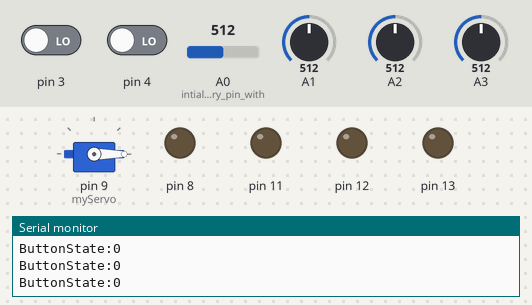
Simulated run of this sketch. Board: Arduino Uno, built with avr-gcc and run on an emulated ATmega328P. Shown: servo, output pins drawn as LEDs (lit = HIGH), the last lines printed to the serial monitor. The inputs (shaded band) are chosen by the test bench; at power-on: pin 3 LOW, pin 4 LOW, A0 (intialzing_every_pin_with) = 512, A1 = 512, A2 = 512, A3 = 512.

Above: at 0.8 s.
0.9 s: pin 3 driven HIGH
2.4 s: pin 4 driven HIGH
At 3.4 s:
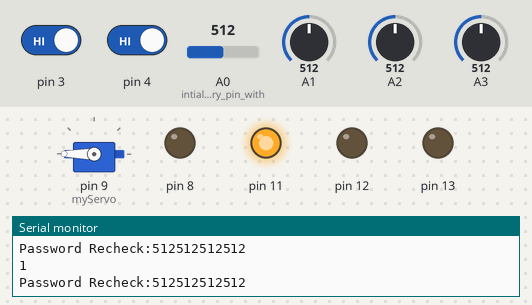
3.9 s: A0 (intialzing_every_pin_with) set to 716
At 4.3 s:
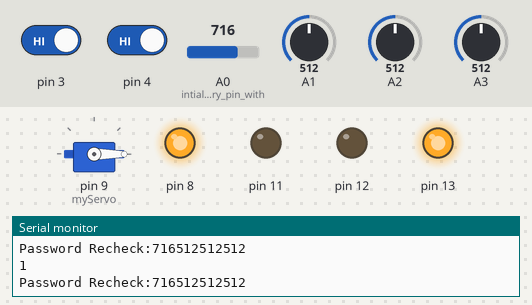
5.4 s: A1 set to 109
6.9 s: A1 set to 94
Timing chart, 0 to 9.4 s (numbered marks = the images above; inputs shaded):
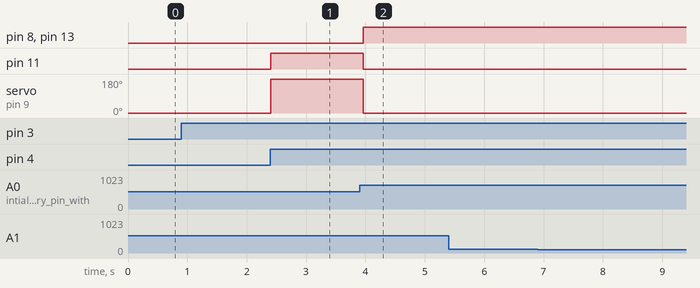

Measured:
- after the input at 2.4 s, pin 11: LOW → HIGH at once; servo on pin 9 (myServo): 0° → 180° at once
- after the input at 3.9 s, pin 8, pin 13: LOW → HIGH after 0.06 s; pin 11: HIGH → LOW after 0.06 s; servo on pin 9 (myServo): 180° → 0° after 0.06 s

The sketch:

Safe_locker_circuit.ino
```cpp
#include<Servo.h>
Servo myServo; // creating an object of Servo class.
int pass1; // creating variable for getting the value from potentionmeter so that we can convert it into password.
int pass2;
int pass3;
int pass4;
String password; // creating variable for storing the password that we will set.
String passwordCheck; // creating variable for storing the password during rechecking.
int buttonState=0; // for buttonstate of password set button.
int buttonStateCheck=0; // for buttonstate of recheck password button.
void setup(){
  myServo.attach(9);
  pinMode(A0, INPUT); // intialzing every pin with there state is it for output or input.
  pinMode(A1, INPUT);
  pinMode(A2, INPUT);
  pinMode(A3, INPUT);
  pinMode(13,OUTPUT);
  pinMode(12,OUTPUT);
  pinMode(11,OUTPUT);
  pinMode(8,OUTPUT);
  pinMode(3,INPUT);
  pinMode(4,INPUT);

  Serial.begin(9600);
  myServo.write(0); // setting the angle of shaft of servo motor at 0 degree.
  // This while loop run until we don't set the password and press the set password button.
  while (buttonState==0){
  pass1=analogRead(A0);
  pass2=analogRead(A1);
  pass3=analogRead(A2);
  pass4=analogRead(A3);
  buttonState=digitalRead(3);
  Serial.print("ButtonState:");
  Serial.println(buttonState);
  }
  // Once we set the password we will store in into password variable by type casting each value that we get from potentiometer.
  if (buttonState==1){
  password=String(pass1)+String(pass2)+String(pass3)+String(pass4);
  Serial.print("Password:");
  Serial.println(password);
  }


}

void loop()
{

  // This while loop run until we don't set the recheck password and press the recheck password button.
  while (buttonStateCheck==0){
  pass1=analogRead(A0);
  pass2=analogRead(A1);
  pass3=analogRead(A2);
  pass4=analogRead(A3);
  buttonStateCheck=digitalRead(4);
  }

  Serial.println(buttonStateCheck);
  // Once we set the recheck password we will store in into passwordCheck variable by type casting each value that we get from potentiometer.
  if (buttonStateCheck==1){
  passwordCheck=String(pass1)+String(pass2)+String(pass3)+String(pass4);
  Serial.print("Password Recheck:");
  Serial.println(passwordCheck);
  /* Here password and password will be compare to each other if it is true then green light will turn on and servo motor will rotate by 180 degree. If it false buzzer will sound
   ,red light will turn on and servo motor will rotate back and comes at 0 degree. */
  if (password==passwordCheck){
    myServo.write(180);
    digitalWrite(13,LOW);
    digitalWrite(12,LOW);
    digitalWrite(11,HIGH);
    digitalWrite(8,LOW);

  }else{
    myServo.write(0);
    digitalWrite(13,HIGH);
    digitalWrite(12,LOW);
    digitalWrite(11,LOW);
    digitalWrite(8,HIGH);
  }
  }
  buttonStateCheck=0;


}
```
